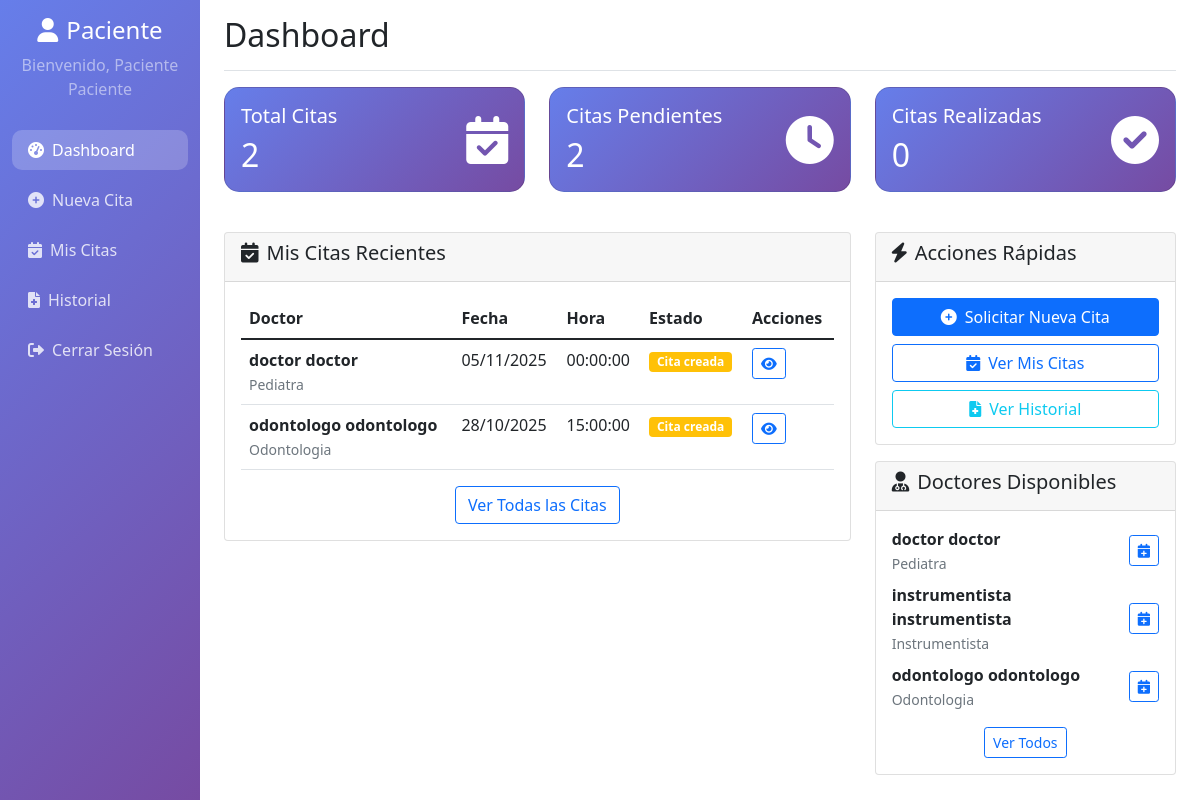
The page /patient/dashboard.php (signed in) on the database its author committed.
### tables this page shows
CREATE TABLE `citas` (
  `id` int(11) NOT NULL,
  `paciente_id` int(11) NOT NULL,
  `doctor_id` int(11) NOT NULL,
  `fecha_cita` date NOT NULL,
  `hora_cita` time NOT NULL,
  `motivo` text DEFAULT NULL,
  `sintomas` text DEFAULT NULL,
  `status` enum('cita_creada','cita_realizada','no_se_presento','cita_cancelada') DEFAULT 'cita_creada',
  `observaciones_doctor` text DEFAULT NULL,
  `resultados` text DEFAULT NULL,
  `fecha_creacion` timestamp NOT NULL DEFAULT current_timestamp(),
  `fecha_actualizacion` timestamp NOT NULL DEFAULT current_timestamp() ON UPDATE current_timestamp()
);

CREATE TABLE `usuarios` (
  `id` int(11) NOT NULL,
  `nombre` varchar(100) NOT NULL,
  `apellido` varchar(100) NOT NULL,
  `email` varchar(150) DEFAULT NULL,
  `identificacion` varchar(20) DEFAULT NULL,
  `telefono` varchar(20) DEFAULT NULL,
  `password` varchar(255) NOT NULL,
  `tipo_usuario` enum('administrador','doctor','paciente') NOT NULL,
  `especialidad` varchar(100) DEFAULT NULL,
  `fecha_registro` timestamp NOT NULL DEFAULT current_timestamp(),
  `activo` tinyint(1) DEFAULT 1
);

### classes/Appointment.php (called while the page is built, shortened)
<?php
class Appointment {
    private $conn;
    private $table_name = "citas";
    public function __construct($db) {
        $this->conn = $db;
    }
    public function obtenerPorPaciente($paciente_id) {
        $query = "SELECT c.id, c.fecha_cita, c.hora_cita, c.motivo, c.sintomas, c.status,
                         c.observaciones_doctor, c.resultados, c.fecha_creacion,
                         d.nombre as doctor_nombre, d.apellido as doctor_apellido, d.especialidad
                  FROM " . $this->table_name . " c
                  LEFT JOIN usuarios d ON c.doctor_id = d.id
                  WHERE c.paciente_id = :paciente_id
                  ORDER BY c.fecha_cita DESC, c.hora_cita DESC";
        $stmt = $this->conn->prepare($query);
        $stmt->bindParam(':paciente_id', $paciente_id);
        $stmt->execute();
        return $stmt;
    }
}
?>

### classes/User.php (called while the page is built, shortened)
<?php
class User {
    private $conn;
    private $table_name = "usuarios";
    public function __construct($db) {
        $this->conn = $db;
    }
    public function obtenerDoctores() {
        $query = "SELECT id, nombre, apellido, email, identificacion, especialidad
                  FROM " . $this->table_name . "
                  WHERE tipo_usuario = 'doctor' AND activo = 1
                  ORDER BY nombre";
        $stmt = $this->conn->prepare($query);
        $stmt->execute();
        return $stmt;
    }
}
?>

### patient/dashboard.php (the view, shortened to what this page needs)
<?php
require_once __DIR__ . '/../classes/User.php';
require_once __DIR__ . '/../classes/Appointment.php';
$database = new Database();
$db = $database->getConnection();
$user = new User($db);
$appointment = new Appointment($db);
$stmt_appointments = $appointment->obtenerPorPaciente($_SESSION['user_id']);
$appointments = [];
if($stmt_appointments) {
    while($row = $stmt_appointments->fetch(PDO::FETCH_ASSOC)) {
        $appointments[] = $row;
    }
}
$stmt_doctors = $user->obtenerDoctores();
?>
<!DOCTYPE html>
<html lang="es">
<head>
    <link href="https://cdn.jsdelivr.net/npm/bootstrap@5.1.3/dist/css/bootstrap.min.css" rel="stylesheet">
    <link href="https://cdnjs.cloudflare.com/ajax/libs/font-awesome/6.0.0/css/all.min.css" rel="stylesheet">
</head>
<body>
    <div class="container-fluid">
        <div class="row">
            <nav class="col-md-3 col-lg-2 d-md-block sidebar collapse">
                <div class="position-sticky pt-3">
                    <div class="text-center mb-4">
                        <h4 class="text-white"><i class="fas fa-user me-2"></i>Paciente</h4>
                        <p class="text-white-50">Bienvenido, <?php echo $_SESSION['user_name']; ?></p>
                    </div>
                    <ul class="nav flex-column">
                        <li class="nav-item">
                            <a class="nav-link active" href="dashboard.php">
                                <i class="fas fa-tachometer-alt me-2"></i>Dashboard
                            </a>
                        </li>
                        <li class="nav-item">
                            <a class="nav-link" href="nueva_cita.php">
                                <i class="fas fa-plus-circle me-2"></i>Nueva Cita
                            </a>
                        </li>
                        <li class="nav-item">
                            <a class="nav-link" href="mis_citas.php">
                                <i class="fas fa-calendar-check me-2"></i>Mis Citas
                            </a>
                        </li>
                        <li class="nav-item">
                            <a class="nav-link" href="historial.php">
                                <i class="fas fa-file-medical me-2"></i>Historial
                            </a>
                        </li>
                        <li class="nav-item">
                            <a class="nav-link" href="../logout.php">
                                <i class="fas fa-sign-out-alt me-2"></i>Cerrar Sesión
                            </a>
                        </li>
                    </ul>
                </div>
            </nav>
            <main class="col-md-9 ms-sm-auto col-lg-10 px-md-4">
                <div class="d-flex justify-content-between flex-wrap flex-md-nowrap align-items-center pt-3 pb-2 mb-3 border-bottom">
                    <h1 class="h2">Dashboard</h1>
                </div>
                <div class="row mb-4">
                    <div class="col-md-4 mb-3">
                        <div class="card stats-card">
                            <div class="card-body">
                                <div class="d-flex justify-content-between">
                                    <div>
                                        <h5 class="card-title">Total Citas</h5>
                                        <h2 class="mb-0"><?php echo is_array($appointments) ? count($appointments) : 0; ?></h2>
                                    </div>
                                    <div class="align-self-center">
                                        <i class="fas fa-calendar-check fa-3x"></i>
                                    </div>
                                </div>
                            </div>
                        </div>
                    </div>
                    <div class="col-md-4 mb-3">
                        <div class="card stats-card">
                            <div class="card-body">
                                <div class="d-flex justify-content-between">
                                    <div>
                                        <h5 class="card-title">Citas Pendientes</h5>
                                        <h2 class="mb-0"><?php echo is_array($appointments) ? count(array_filter($appointments, function($a) { return isset($a['status']) && $a['status'] == 'cita_creada'; })) : 0; ?></h2>
                                    </div>
                                    <div class="align-self-center">
                                        <i class="fas fa-clock fa-3x"></i>
                                    </div>
                                </div>
                            </div>
                        </div>
                    </div>
                    <div class="col-md-4 mb-3">
                        <div class="card stats-card">
                            <div class="card-body">
                                <div class="d-flex justify-content-between">
                                    <div>
                                        <h5 class="card-title">Citas Realizadas</h5>
                                        <h2 class="mb-0"><?php echo is_array($appointments) ? count(array_filter($appointments, function($a) { return isset($a['status']) && $a['status'] == 'cita_realizada'; })) : 0; ?></h2>
                                    </div>
                                    <div class="align-self-center">
                                        <i class="fas fa-check-circle fa-3x"></i>
                                    </div>
                                </div>
                            </div>
                        </div>
                    </div>
                </div>
                <div class="row">
                    <div class="col-md-8 mb-4">
                        <div class="card">
                            <div class="card-header">
                                <h5><i class="fas fa-calendar-check me-2"></i>Mis Citas Recientes</h5>
                            </div>
                            <div class="card-body">
                                <?php if(empty($appointments)): ?>
                                    <p class="text-muted">No tienes citas registradas.</p>
                                    <a href="nueva_cita.php" class="btn btn-primary">Solicitar Primera Cita</a>
                                <?php else: ?>
                                    <div class="table-responsive">
                                        <table class="table table-hover">
                                            <thead>
                                                <tr>
                                                    <th>Doctor</th>
                                                    <th>Fecha</th>
                                                    <th>Hora</th>
                                                    <th>Estado</th>
                                                    <th>Acciones</th>
                                                </tr>
                                            </thead>
                                            <tbody>
                                                <?php foreach(array_slice($appointments, 0, 5) as $appointment_item): ?>
                                                <tr>
                                                    <td>
                                                        <strong><?php echo $appointment_item['doctor_nombre'] . ' ' . $appointment_item['doctor_apellido']; ?></strong>
                                                        <br><small class="text-muted"><?php echo $appointment_item['especialidad']; ?></small>
                                                    </td>
                                                    <td><?php echo date('d/m/Y', strtotime($appointment_item['fecha_cita'])); ?></td>
                                                    <td><?php echo $appointment_item['hora_cita']; ?></td>
                                                    <td>
                                                        <?php
                                                        $status_class = '';
                                                        switch($appointment_item['status']) {
                                                            case 'cita_creada': $status_class = 'bg-warning'; break;
                                                        }
                                                        ?>
                                                        <span class="badge <?php echo $status_class; ?>">
                                                            <?php echo ucfirst(str_replace('_', ' ', $appointment_item['status'])); ?>
                                                        </span>
                                                    </td>
                                                    <td>
                                                        <button class="btn btn-sm btn-outline-primary" onclick="viewAppointment(<?php echo $appointment_item['id']; ?>)">
                                                            <i class="fas fa-eye"></i>
                                                        </button>
                                                    </td>
                                                </tr>
                                                <?php endforeach; ?>
                                            </tbody>
                                        </table>
                                    </div>
                                    <div class="text-center">
                                        <a href="mis_citas.php" class="btn btn-outline-primary">Ver Todas las Citas</a>
                                    </div>
                                <?php endif; ?>
                            </div>
                        </div>
                    </div>
                    <div class="col-md-4 mb-4">
                        <div class="card">
                            <div class="card-header">
                                <h5><i class="fas fa-bolt me-2"></i>Acciones Rápidas</h5>
                            </div>
                            <div class="card-body">
                                <div class="d-grid gap-2">
                                    <a href="nueva_cita.php" class="btn btn-primary">
                                        <i class="fas fa-plus-circle me-2"></i>Solicitar Nueva Cita
                                    </a>
                                    <a href="mis_citas.php" class="btn btn-outline-primary">
                                        <i class="fas fa-calendar-check me-2"></i>Ver Mis Citas
                                    </a>
                                    <a href="historial.php" class="btn btn-outline-info">
                                        <i class="fas fa-file-medical me-2"></i>Ver Historial
                                    </a>
                                </div>
                            </div>
                        </div>
                        <div class="card mt-3">
                            <div class="card-header">
                                <h5><i class="fas fa-user-md me-2"></i>Doctores Disponibles</h5>
                            </div>
                            <div class="card-body">
                                <?php
                                $doctors = [];
                                while($row = $stmt_doctors->fetch(PDO::FETCH_ASSOC)) {
                                    $doctors[] = $row;
                                }
                                ?>
                                <?php if(empty($doctors)): ?>
                                    <p class="text-muted">No hay doctores disponibles.</p>
                                <?php else: ?>
                                    <?php foreach(array_slice($doctors, 0, 3) as $doctor): ?>
                                    <div class="d-flex justify-content-between align-items-center mb-2">
                                        <div>
                                            <strong><?php echo $doctor['nombre'] . ' ' . $doctor['apellido']; ?></strong>
                                            <br><small class="text-muted"><?php echo $doctor['especialidad']; ?></small>
                                        </div>
                                        <a href="nueva_cita.php?doctor_id=<?php echo $doctor['id']; ?>" class="btn btn-sm btn-outline-primary">
                                            <i class="fas fa-calendar-plus"></i>
                                        </a>
                                    </div>
                                    <?php endforeach; ?>
                                    <div class="text-center mt-3">
                                        <a href="nueva_cita.php" class="btn btn-sm btn-outline-primary">Ver Todos</a>
                                    </div>
                                <?php endif; ?>
                            </div>
                        </div>
                    </div>
                </div>
            </main>
        </div>
    </div>
</body>
</html>

### patient/dashboard.php (style rules this page uses)
.sidebar { min-height: 100vh; background: linear-gradient(135deg, #667eea 0%, #764ba2 100%); }
.sidebar .nav-link { color: rgba(255,255,255,0.8); border-radius: 10px; margin: 5px 0; }
.sidebar .nav-link:hover, .sidebar .nav-link.active { color: white; background: rgba(255,255,255,0.2); }
.stats-card { background: linear-gradient(135deg, #667eea 0%, #764ba2 100%); color: white; border-radius: 15px; }

### rows shown on the page
citas: doctor.nombre "doctor", doctor.apellido "doctor", doctor.especialidad "Pediatra", fecha_cita "05/11/2025", hora_cita "00:00:00", status "Cita creada"
citas: doctor.nombre "odontologo", doctor.apellido "odontologo", doctor.especialidad "Odontologia", fecha_cita "28/10/2025", hora_cita "15:00:00", status "Cita creada"
usuarios: nombre "doctor", apellido "doctor", especialidad "Pediatra"
usuarios: nombre "instrumentista", apellido "instrumentista", especialidad "Instrumentista"
usuarios: nombre "odontologo", apellido "odontologo", especialidad "Odontologia"

### other values the page prints
$_SESSION['user_name'] "Paciente Paciente"
count($appointments) "2"
